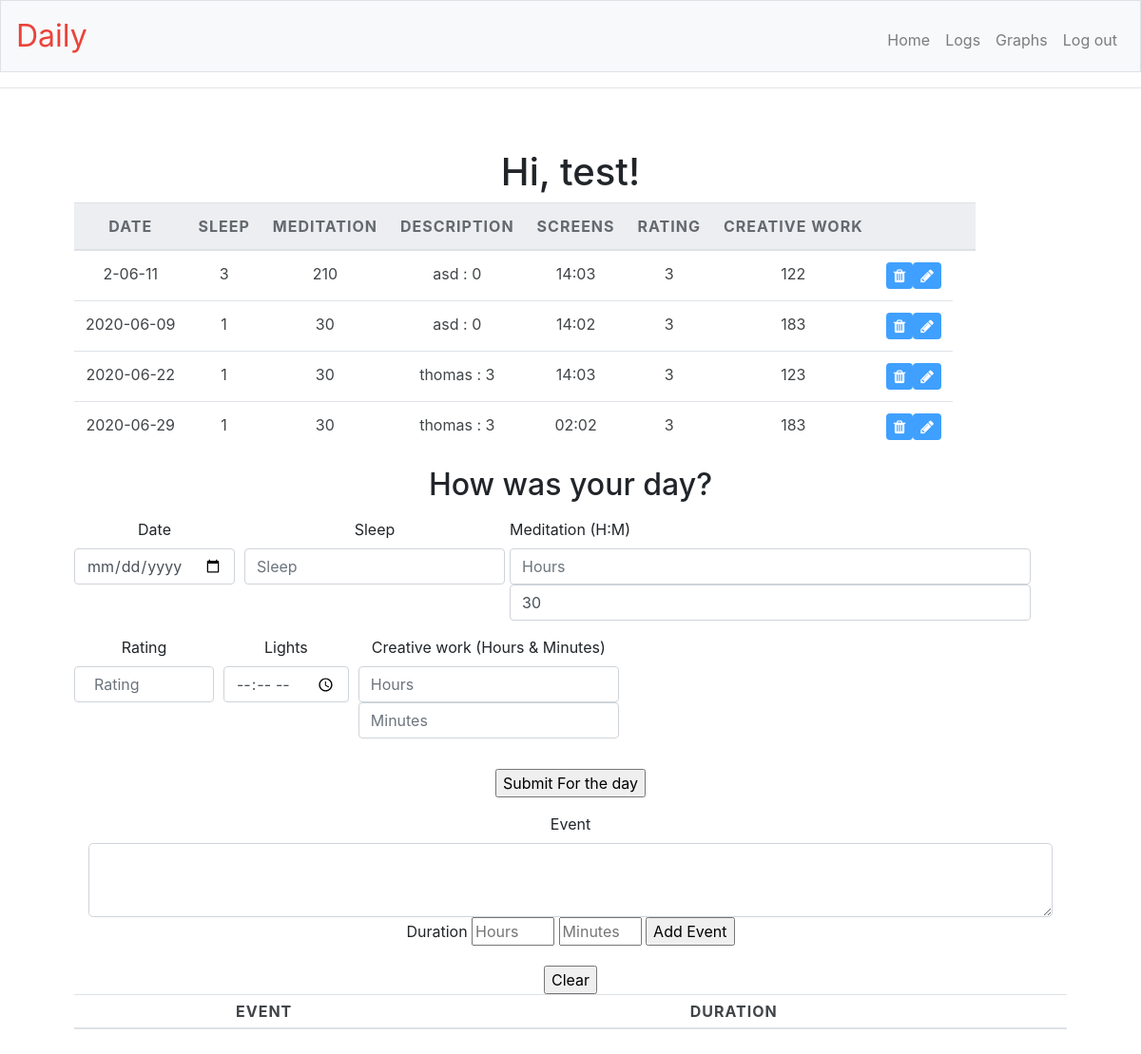
Screenshot of / (signed in) with the database file from the repository.
### daily/models.py (models this page shows, shortened)
class User(db.Model, UserMixin):
    __tablename__ = 'user'
    id = db.Column(db.Integer, primary_key=True)
    username = db.Column(db.String(80), index=True, unique=True, nullable=False)
    email = db.Column(db.String(120) ,index=True, unique=True, nullable=False)
    password_hash = db.Column(db.String(128), nullable=False)
    ratings = db.relationship('Rating', backref='user', lazy='dynamic')

class Rating(db.Model):
    __tablename__ = 'rating'
    id = db.Column(db.Integer, primary_key=True)
    date = db.Column(db.DateTime, unique=True, nullable=False)
    rating_sleep = db.Column(db.Integer, index=True, nullable=False)
    meditation = db.Column(db.Integer, nullable=False)
    cw = db.Column(db.Integer, nullable=False)
    screen = db.Column(db.Integer, nullable=False)
    rating_day = db.Column(db.Integer, nullable=False)
    user_id = db.Column(db.Integer, db.ForeignKey('user.id'),
                index=True, nullable=False)

class Event(db.Model):
    __tablename__ = 'event'
    id = db.Column(db.Integer, primary_key=True)
    duration = db.Column(db.Integer)
    rating_date = db.Column(db.DateTime, index=True, nullable=False)
    story = db.Column(db.String(1000), nullable=False, index=True)
    rating_events = db.relationship('Rating', secondary=rating_as,
                    backref='events', lazy='dynamic')

### daily/views.py (the view, shortened to what this page needs)
@app.route("/index", methods=["GET", "POST"])
@app.route("/", methods=["GET", "POST"])
@login_required
def index():
    ratings = Rating.query.filter_by(user_id=current_user.id)
    form_day = EntryForm()
    form_events = DescriptionForm()
    buffers = Buffer.query.filter_by(user_id=current_user.id).all()
    events_buffer = {}
    for buffer in buffers:
        events_buffer[buffer.event_tag] = [buffer.duration, buffer.id]
    return  render_template("index.html",
            ratings=ratings, form_day=form_day,
            form_events=form_events, events=events_buffer)

### daily/forms.py
class DescriptionForm(FlaskForm):
    event=TextAreaField('Event',
                validators=[length(max=200,
                message='Keep event under 200 characters')])
    duration_event_hours=IntegerField('Duration',
            render_kw={'placeholder': 'Hours'},
            validators=[NumberRange(min=0, max=24,
                message='Event duration exceeds 24 hours')])
    duration_event_minutes=IntegerField(
            render_kw={'placeholder': 'Minutes'},
            validators=[NumberRange(min=0, max=59,
                message='Event duration minutes exceed 59 minutes')])
    submit=SubmitField('Submit Events')

### daily/models.py (called while the page is built)
@login.user_loader
def load_user(id):
    return User.query.get(int(id))

@event.listens_for(Engine, "connect")
def set_sqlite_foreign_key(dbapi_connection, connection_record):
    if isinstance(dbapi_connection, SQLite3connection):
       cursor=dbapi_connection.cursor()
       cursor.execute("PRAGMA foreign_keys=ON;")
       cursor.close()

### daily/templates/index.html (shortened to what this page needs)
{% extends "layout.html" %}
{% block main %}
	{% block content %}
		<h1> Hi, {{ current_user.username }}!</h1>
	{% endblock %}
<div id='card'>
 <table id='events_all' class="table w-auto">
  <thead class=thead-light>
    <tr>
      <th scope="col">Date</th>
      <th scope="col">Sleep</th>
      <th scope="col">Meditation</th>
      <th scope="col">Description</th>
      <th scope="col">Screens</th>
      <th scope="col">Rating</th>
      <th scope="col">Creative Work</th>
			<th></th>
			<th></th>
    </tr>
  </thead>
  <tbody>
		{% for rating in ratings %}
			<tr>
				<td data-label='Date'> {{	rating.date.strftime('%Y-%m-%d') }}</td>
				<td data-label='Sleep'> {{	rating.rating_sleep }}</td>
				<td data-label='Meditation'> {{	rating.meditation }}</td>
				<td id='description' data-label='Description'>
					{% for event in rating.events %}
					{{ event.story }}
					{% if event.duration|string()|length != 0 %}
							: {{ event.duration }}
						{% endif %}
						<br>
					{% endfor %}
				</td>
				<td data-label='Screens'> {{ rating.screen }}</td>
				<td data-label'Rating'> {{ rating.rating_day }}</td>
				<td data-label='Creative Work'> {{ rating.cw }}</td>
				<td>
				<form action="{{url_for('delete_row', id=rating.id) }}"
							method="post">
            <button type="hidden" name="_method" class="btn fa fa-trash"
										value="DELETE_rating" id='deleteRowButton'>
            <button type="submit" value="EDIT_rating" class="btn fa fa-pencil"
						 			 id='editRowButton'>
          </form>
				</td>
    	</tr>
		{% endfor %}
  </tbody>
</table>
</div>
<div id="newEntries" class="form-container">
<h2> How was your day? </h2>
<div class="align-items-center">
  <form id="mainform" class= "form form-horizontal"
				action="" method="post" >
    <p>
		<div class="form-row">
			<div class="form-group col-auto">
	{{ form_day.date.label }}
  {{ form_day.date(class="form-control", type="date", size=12) }}
			</div>
			<div class="form-group col-auto">
	{{ form_day.sleep_rating.label }}
  {{ form_day.sleep_rating(class="form-control", type="number", size=3) }}
			</div>
			<div class="form-group col-auto">
				<div class="form-row">
	{{ form_day.meditation_hours.label }}
				</div>
				<div class="form-row">
	{{ form_day.meditation_hours(class="form-control",
																	type="number", size=5) }}
	{{ form_day.meditation_minutes(class="form-control", type="number",
																	size=5, value=30) }}
				</div>
			</div>
			<div class="form-group col-auto">
	{{ form_day.day_rating.label }}
	{{ form_day.day_rating(class="form-control", size=6) }}
			</div>
			<div class="form-group col-auto">
	{{ form_day.lights.label }}
	{{ form_day.lights(class="form-control", type="time", size=5) }}
			</div>
			<div class="form-group col-auto">
	{{ form_day.cw_hours.label }}
	{{ form_day.cw_hours(class="form-control", type="number", size=5) }}
	{{ form_day.cw_minutes(class="form-control", type="number", size=5) }}
			</div>
		</div>
    </p>
		<p class="text-center" > {{ form_day.submit() }} </p>
	</div>
</div>
  <div class="form-group">
  		<div class="col-auto">
			{{ form_events.event.label }}
			{{ form_events.event(class="form-control form-control-lg",
														id="event_field") }}
			</div>
			{{ form_events.duration_event_hours.label }}
			{{ form_events.duration_event_hours(type="number", size=5) }}
			{{ form_events.duration_event_minutes(type="number", size=5) }}
  			<input id="eventsubmit" name="Submit" type="submit"
								value="Add Event">
		</div>
  			<input id="eventclear" name="Clear" type="submit" value="Clear">
<body>
	<div class=table-responsive">
<table id="confirmevents" class= "table table-sm">
	</body>
{% endblock %}

### daily/templates/layout.html (shortened to what this page needs)
<!doctype html>
<html lang="en">
    <head>
				<link rel="stylesheet"
				href="https://stackpath.bootstrapcdn.com/bootstrap/4.4.1/css/bootstrap.min.css"
>
        <link href="/static/styles.css" rel="stylesheet">
				<link rel="stylesheet"
				href="https://cdnjs.cloudflare.com/ajax/libs/font-awesome/4.7.0/css/font-awesome.min.css">
    </head>
    <body>
        <nav class="navbar navbar-expand-md navbar-light bg-light border">
            <a class="navbar-brand" href="/"><span class="red">Daily</span></a>
            <div class="collapse navbar-collapse" id="navbar">
                {% if current_user.is_anonymous %}
                    <ul class="navbar-nav ml-auto mt-2">
                        <li class="nav-item"><a class="nav-link" href="/login">Log In</a></li>
                        <li class="nav-item"><a class="nav-link" href="/register">Register</a></li>
                    </ul>
                {% else %}
                    <ul class="navbar-nav ml-auto mt-2">
                        <li class="nav-item"><a class="nav-link" href="/index">Home</a></li>
                        <li class="nav-item"><a class="nav-link" href="/log">Logs</a></li>
												<li class="nav-item"><a class="nav-link" href="/graphs">Graphs</a></li>
												<li class="nav-item"><a class="nav-link" href="/logout">Log out</a></li>
                    </ul>
                {% endif %}
            </div>
        </nav>
				<hr>
        <main class="container p-5">
            {% block main %}{% endblock %}
        </main>
    </body>
</html>

### daily/static/styles.css (style rules this page uses)
nav .navbar-brand { font-size: xx-large; }
nav .navbar-brand .red { color: #ea433b; }
main { overflow-x: auto; text-align: center; }
input[type=text] { width: auto; box-sizing: border-box; padding: 12px 20px; margin 8px 0; align: center; }
table { width: 100%; margin:0; padding:0; }
table tr { padding: 5px; background: #fff; opacity: 85% }
table th { text-transform: uppercase; letter-spacing: 1px; border-top: 0; }
.btn { background-color: DodgerBlue; border: none; color: white; padding: 6px 8px; font-size: 16px; cursor: pointer; }

### daily/templates/layout.html (style rules this page uses)
body { background-size: 100% 100%; }

### rows the page displays
User: username "test"
Rating: date "2-06-11", rating_sleep "3", meditation "210", screen "14:03", rating_day "3", cw "122"
Event: story "asd", duration "0"
Rating: date "2020-06-09", rating_sleep "1", meditation "30", screen "14:02", rating_day "3", cw "183"
Event: story "asd", duration "0"
Rating: date "2020-06-22", rating_sleep "1", meditation "30", screen "14:03", rating_day "3", cw "123"
Event: story "thomas", duration "3"
Rating: date "2020-06-29", rating_sleep "1", meditation "30", screen "02:02", rating_day "3", cw "183"
Event: story "thomas", duration "3"
